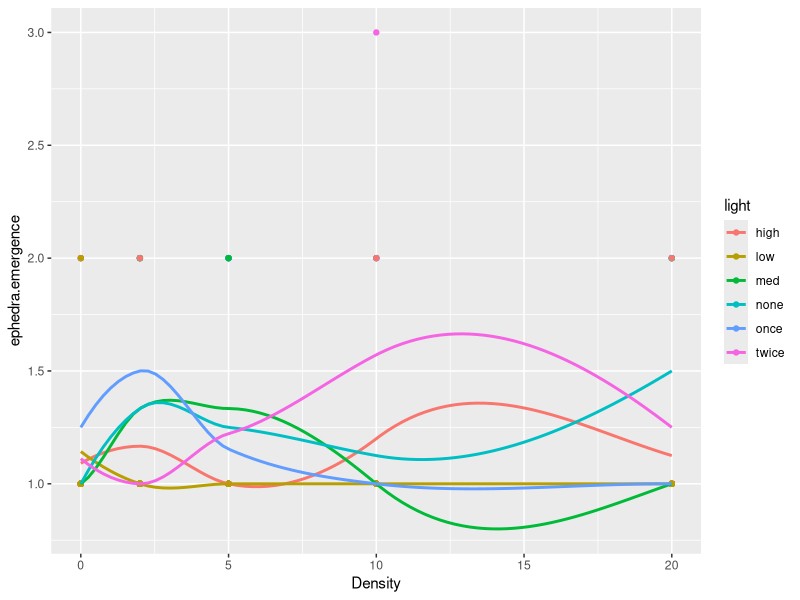

Reproduce this figure in R.
## ---- chunk 1
knitr::opts_chunk$set(echo = TRUE)
## ---- chunk 2
library(tidyverse)
data <- read.csv("data/ephedra.recruitment.csv") %>%
  rename(light = Lvl)

ggplot(data, aes(Density, ephedra.emergence, color = light)) +
  geom_point() +
  geom_smooth(se = FALSE)

